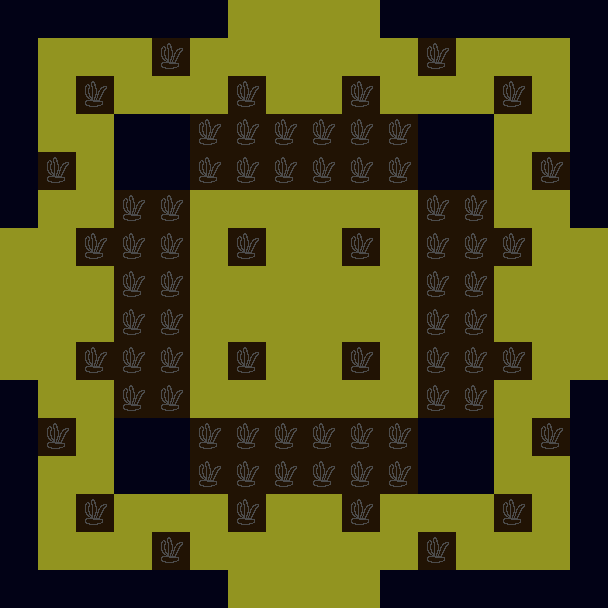

This game map was drawn from its Tiled (.tmx) file and the tilesets committed beside it. A one-line description and the full map source follow:
An orthogonal 16x16 tile map with 38x38 px tiles, 3 tile layers (background, walls, fire).

<map version="1.10" tiledversion="1.10.2" orientation="orthogonal" renderorder="right-down" width="16" height="16" tilewidth="38" tileheight="38" infinite="0" nextlayerid="4" nextobjectid="1">
 <tileset firstgid="1" source="deltaworld.tsx" />
 <layer id="1" name="background" width="16" height="16">
  <data encoding="csv">
0,0,0,0,0,0,17,17,17,17,0,0,0,0,0,0,
0,17,17,17,17,17,17,17,17,17,17,17,17,17,17,0,
0,17,17,17,17,17,17,17,17,17,17,17,17,17,17,0,
0,17,17,17,17,17,17,17,17,17,17,17,17,17,17,0,
0,17,17,17,17,17,17,17,17,17,17,17,17,17,17,0,
0,17,17,17,17,17,17,17,17,17,17,17,17,17,17,0,
17,17,17,17,17,17,17,17,17,17,17,17,17,17,17,17,
17,17,17,17,17,17,17,17,17,17,17,17,17,17,17,17,
17,17,17,17,17,17,17,17,17,17,17,17,17,17,17,17,
17,17,17,17,17,17,17,17,17,17,17,17,17,17,17,17,
0,17,17,17,17,17,17,17,17,17,17,17,17,17,17,0,
0,17,17,17,17,17,17,17,17,17,17,17,17,17,17,0,
0,17,17,17,17,17,17,17,17,17,17,17,17,17,17,0,
0,17,17,17,17,17,17,17,17,17,17,17,17,17,17,0,
0,17,17,17,17,17,17,17,17,17,17,17,17,17,17,0,
0,0,0,0,0,0,17,17,17,17,0,0,0,0,0,0
</data>
 </layer>
 <layer id="2" name="walls" width="16" height="16">
  <data encoding="csv">
16,16,16,16,16,16,0,0,0,0,16,16,16,16,16,16,
16,0,0,0,0,0,0,0,0,0,0,0,0,0,0,16,
16,0,0,0,0,0,0,0,0,0,0,0,0,0,0,16,
16,0,0,16,16,0,0,0,0,0,0,16,16,0,0,16,
16,0,0,16,16,0,0,0,0,0,0,16,16,0,0,16,
16,0,0,0,0,0,0,0,0,0,0,0,0,0,0,16,
0,0,0,0,0,0,0,0,0,0,0,0,0,0,0,0,
0,0,0,0,0,0,0,0,0,0,0,0,0,0,0,0,
0,0,0,0,0,0,0,0,0,0,0,0,0,0,0,0,
0,0,0,0,0,0,0,0,0,0,0,0,0,0,0,0,
16,0,0,0,0,0,0,0,0,0,0,0,0,0,0,16,
16,0,0,16,16,0,0,0,0,0,0,16,16,0,0,16,
16,0,0,16,16,0,0,0,0,0,0,16,16,0,0,16,
16,0,0,0,0,0,0,0,0,0,0,0,0,0,0,16,
16,0,0,0,0,0,0,0,0,0,0,0,0,0,0,16,
16,16,16,16,16,16,0,0,0,0,16,16,16,16,16,16
</data>
 </layer>
 <layer id="3" name="fire" width="16" height="16">
  <data encoding="csv">
0,0,0,0,0,0,0,0,0,0,0,0,0,0,0,0,
0,0,0,0,19,0,0,0,0,0,0,19,0,0,0,0,
0,0,19,0,0,0,19,0,0,19,0,0,0,19,0,0,
0,0,0,0,0,19,19,19,19,19,19,0,0,0,0,0,
0,19,0,0,0,19,19,19,19,19,19,0,0,0,19,0,
0,0,0,19,19,0,0,0,0,0,0,19,19,0,0,0,
0,0,19,19,19,0,19,0,0,19,0,19,19,19,0,0,
0,0,0,19,19,0,0,0,0,0,0,19,19,0,0,0,
0,0,0,19,19,0,0,0,0,0,0,19,19,0,0,0,
0,0,19,19,19,0,19,0,0,19,0,19,19,19,0,0,
0,0,0,19,19,0,0,0,0,0,0,19,19,0,0,0,
0,19,0,0,0,19,19,19,19,19,19,0,0,0,19,0,
0,0,0,0,0,19,19,19,19,19,19,0,0,0,0,0,
0,0,19,0,0,0,19,0,0,19,0,0,0,19,0,0,
0,0,0,0,19,0,0,0,0,0,0,19,0,0,0,0,
0,0,0,0,0,0,0,0,0,0,0,0,0,0,0,0
</data>
 </layer>
</map>
